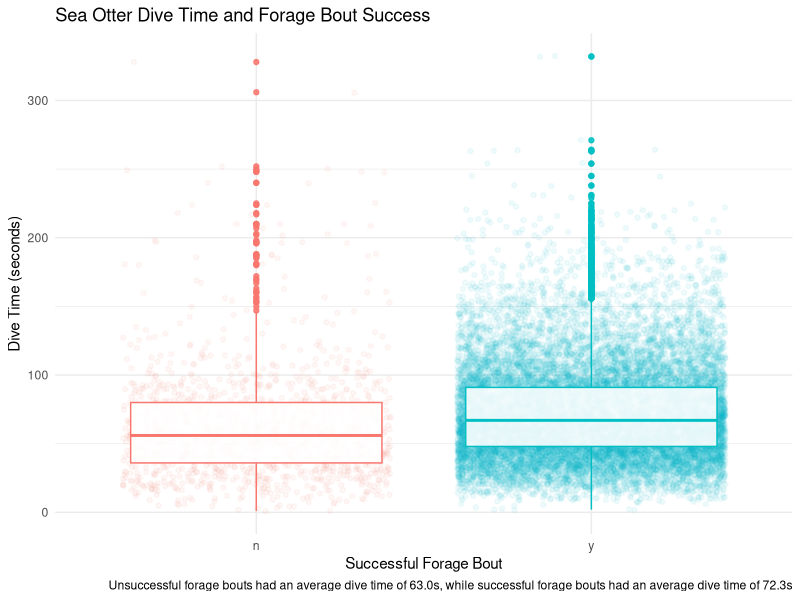
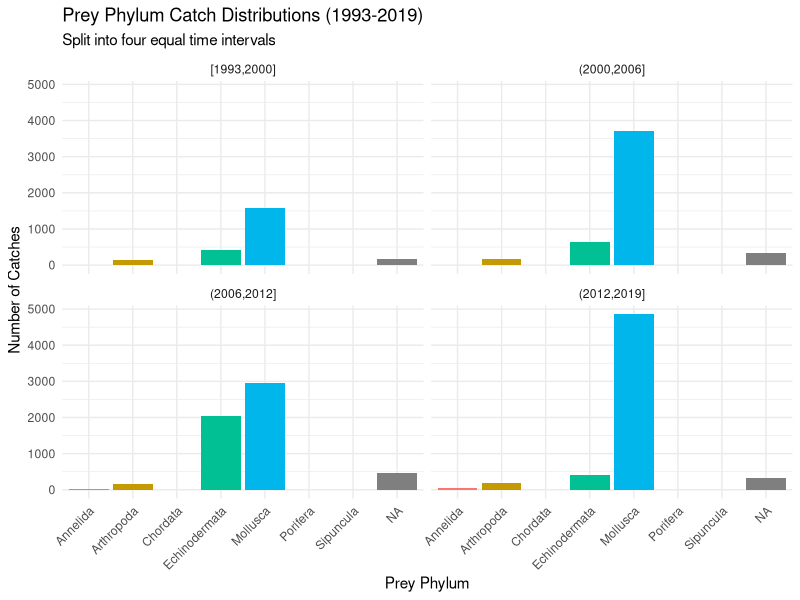

These figures' R source, in order:
## ---- chunk 1
library(tidyverse)
library(here)

cleaned_seaotter_data <- read_csv(here("Data/cleaned_seaotter_data.csv"))

## ---- chunk 2
cleaned_seaotter_data <- cleaned_seaotter_data %>% 
  filter(success_cd == "y" | success_cd == "n")

dive_time_summary <- cleaned_seaotter_data %>%
  group_by(success_cd) %>%
  summarize(
    mean_dive_time = mean(dive_time, na.rm = TRUE),
    sd_dive_time = sd(dive_time, na.rm = TRUE),
    sample_size = n()
  ) %>%
  ungroup()

print(dive_time_summary)

cleaned_seaotter_data %>% 
  ggplot(aes(x= success_cd, y = dive_time, color = success_cd)) +
  geom_jitter(size = 1, alpha = 0.05, stroke = 1) +
  geom_boxplot(alpha= 0.88) +
  theme_minimal() +
  labs(x = "Successful Forage Bout", y = "Dive Time (seconds)", title = "Sea Otter Dive Time and Forage Bout Success", caption = "Unsuccessful forage bouts had an average dive time of 63.0s, while successful forage bouts had an average dive time of 72.3s") +
  theme(legend.position = "none")
## ---- chunk 3
#T-Test!!!

#creating two different datasets
successful_dive_time <- cleaned_seaotter_data %>% 
  filter(success_cd == "y")
unsuccessful_dive_time <- cleaned_seaotter_data %>% 
  filter(success_cd == "n")

successful_dive_ttest <- t.test(x = successful_dive_time$dive_time,
                                     y = unsuccessful_dive_time$dive_time)

successful_dive_ttest
## ---- chunk 4
preytype_years_binned <- cleaned_seaotter_data %>%
  mutate(time_period = cut_interval(year, n = 4))

preytype_years_binned %>%
  ggplot(aes(x = phylum, fill = phylum)) +
  geom_bar() +
  facet_wrap(~time_period) + 
  theme_minimal() +
  theme(
    axis.text.x = element_text(angle = 45, hjust = 1), 
    legend.position = "none") +
  labs(
    title = "Prey Phylum Catch Distributions (1993-2019)",
    subtitle = "Split into four equal time intervals",
    x = "Prey Phylum",
    y = "Number of Catches"
  )
